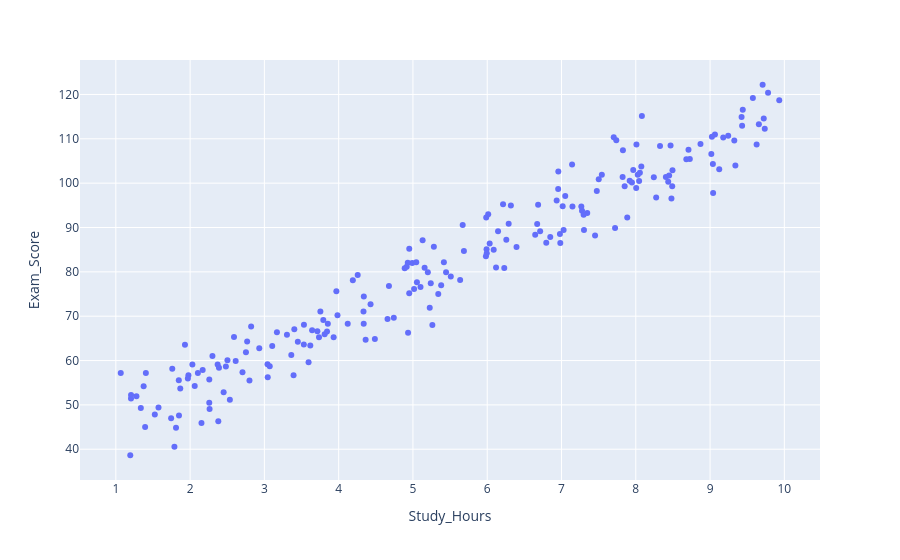

The cell this chart's notebook holds for it:
### Code cell
# 1. Create a dataset of 200 students (using code from our lecture notes)
rng = np.random.default_rng(seed=42)

# Study hours between 1 and 10
study_hours = rng.uniform(low=1, high=10, size=200)

# Formula: Base score of 40 + (7.5 marks per hour) + some random noise
scores = 40 + 7.5 * study_hours + rng.normal(loc=0, scale=5, size=200)

# Let's put this into a clean Pandas DataFrame so we can view it
df_students = pd.DataFrame({
    'Study_Hours': study_hours,
    'Exam_Score': scores
})
# plotting the data
fig=px.scatter(
    df_students,
    x="Study_Hours",
    y="Exam_Score"

)
fig.show()
# diffrentiating the x , y
x=df_students[["Study_Hours"]]
y=df_students["Exam_Score"]
# Spliting the data
x_train,x_test,y_train,y_test=train_test_split(x,y,test_size=0.2,random_state=42)

print(df_students.head())

### Figure 1 — Plotly figure (JSON) as saved in the notebook; plotly's stock layout.template omitted (floating-point values rounded to 4 significant figures; data arrays with more than 128 entries replaced by an {"elided": "..."} marker saying what was removed)
{"data": [{"hovertemplate": "Study_Hours=%{x}<br>Exam_Score=%{y}<extra></extra>", "legendgroup": "", "marker": {"color": "#636efa", "symbol": "circle"}, "mode": "markers", "name": "", "orientation": "v", "showlegend": false, "type": "scatter", "x": {"elided": "200 float values"}, "xaxis": "x", "y": {"elided": "200 float values"}, "yaxis": "y"}], "layout": {"legend": {"tracegroupgap": 0}, "margin": {"t": 60}, "xaxis": {"anchor": "y", "domain": [0, 1], "title": {"text": "Study_Hours"}}, "yaxis": {"anchor": "x", "domain": [0, 1], "title": {"text": "Exam_Score"}}}}
